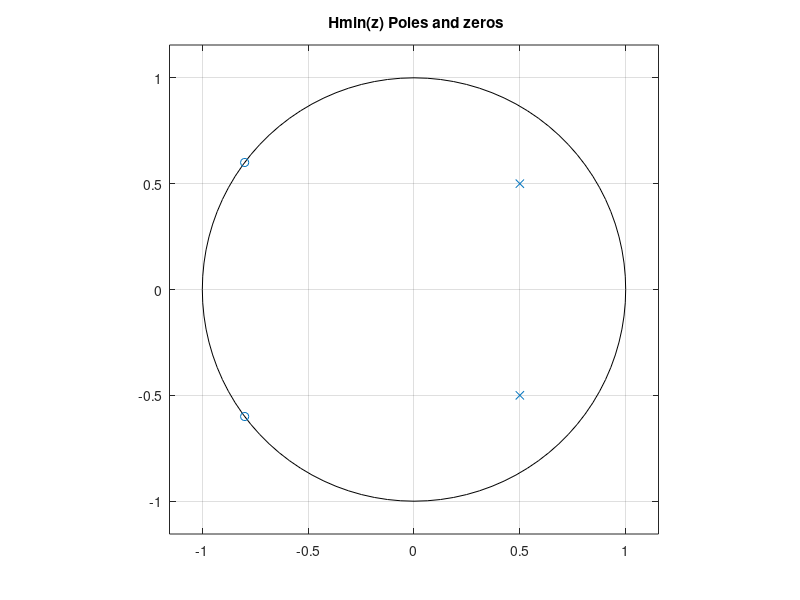
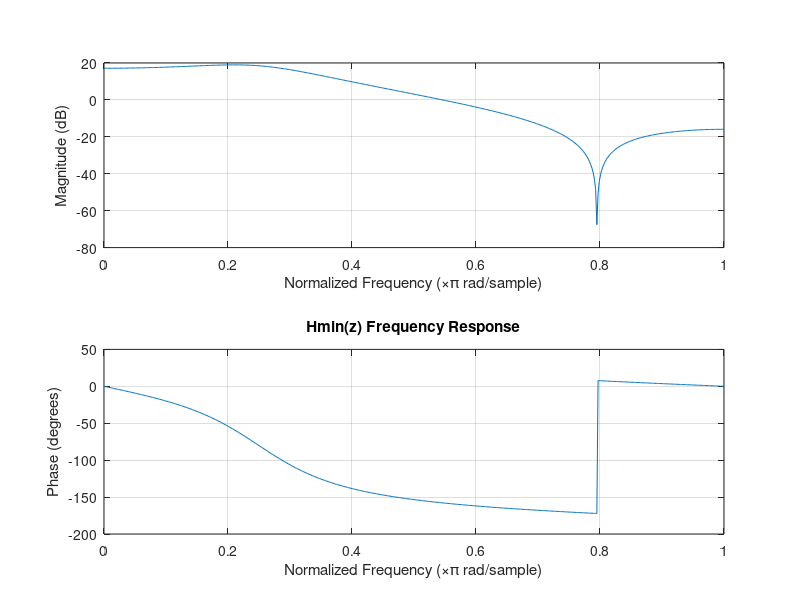

Write MATLAB code to recreate these figures, in order.
clear all
a1 = [1 -(0.5-1i*0.5)]; a2 = [1 -(0.5+1i*0.5)]; a = conv(a1,a2); 
b1 = [1 (1-1i*0.75)/1.25]; b2 = [1 (1+1i*0.75)/1.25]; b = conv(b1,b2); 
zplane(b,a); title(' Hmin(z) Poles and zeros') 
figure 
freqz(b,a); title('Hmin(z) Frequency Response') 
